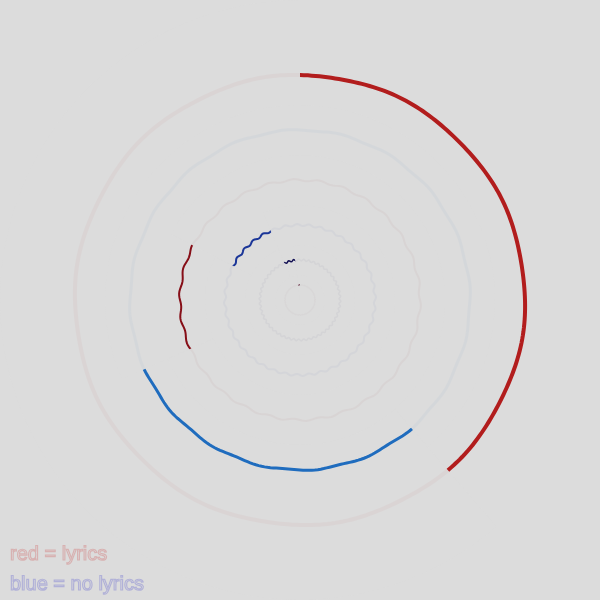
Frame 1 (no input)
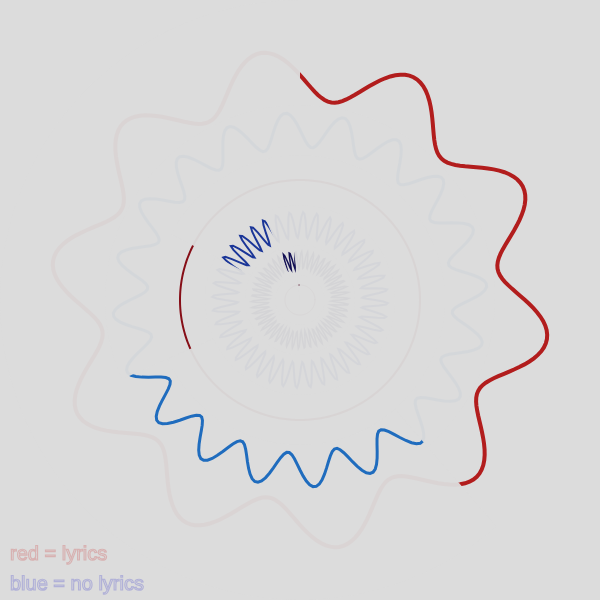
Frame 60 (no input)
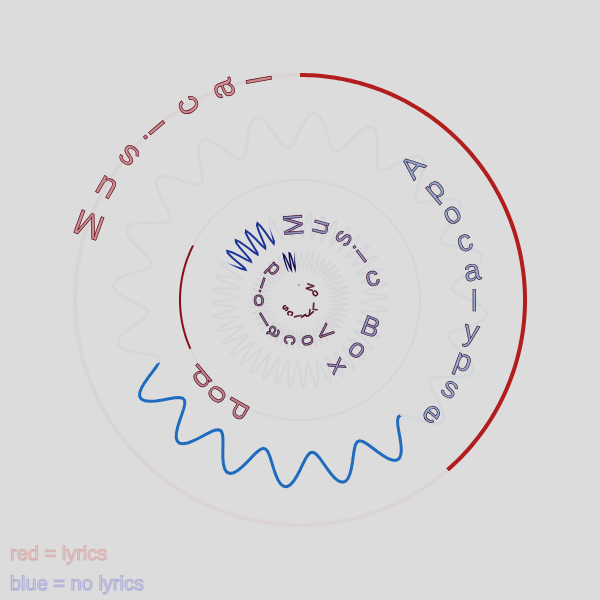
Frame 120 (the mouse pressed at the canvas centre since frame 60)

The p5.js sketch that drew these frames (run headless with seeded random() and noise() and a simulated clock; from frame 60 on, the mouse is pressed at the canvas centre):

// p5.js sketch
// ── sketch.js
const sentence1 = 'Musical';
const sentence2 = 'Apocalypse';
const sentence3 = 'Pop';
const sentence4 = 'Music Box';
const sentence5 = 'Vocaloid';
const sentence6 = 'No Lyrics';

let a = 1;

let w = 10;
let h = 10;

function setup() {
  createCanvas(600, 600);
  angleMode(DEGREES);
  
  textSize(10);

}

function draw() {
  background(220);
  noFill();
  stroke(0)
  strokeWeight(4);
  
  translate(width/2, height/2);
  
  beginShape()
  stroke(178, 29, 29);
  for(var i = 0; i < 360; i++) {
    var r6Min = map(sin(frameCount *1.5), -1, 1, 250, 200);
    var r6Max = map(sin(frameCount * 1.5), -1, 1, 200, 250);

    
    var r6 = map(sin(i * 10), -1, 1, r6Min, r6Max);
    
    var r = r6;
    var x = r * cos(i);
    var y = r * sin(i);
    vertex(x, y);
  }
  endShape(CLOSE)
  
  push();
  noStroke();
  fill(220, 245);
  arc(0, 0, width, height, 49, 270);
  pop();
  
  beginShape()
  stroke(31, 108, 190);
  strokeWeight(3);
  for(var i = 0; i < 360; i++) {
    var r5Min = map(sin(frameCount * 2), -1, 1, 150, 190);
    var r5Max = map(sin(frameCount * 2), -1, 1, 190, 150);
    
    var r5 = map(sin(i * 20), -1, 1, r5Min, r5Max);
    
    var r = r5;
    var x = r * cos(i);
    var y = r * sin(i);
    vertex(x, y);
  }
  endShape(CLOSE)
  
  push();
  noStroke();
  fill(220, 245);
  arc(0, 0, 390, 390, 156, 49);
  pop();
  
  beginShape()
  stroke(134, 14, 23);
  strokeWeight(2);
  for(var i = 0; i < 360; i++) {
    var r4Min = map(sin(frameCount * 3), -1, 1, 140, 100);
    var r4Max = map(sin(frameCount * 3), -1, 1, 100, 140);
    
    var r4 = map(sin(i * 30), -1, 1, r4Min, r4Max);
    
    var r = r4;
    var x = r * cos(i);
    var y = r * sin(i);
    vertex(x, y);
  }
  endShape(CLOSE)
  
  push();
  noStroke();
  fill(220, 245);
  arc(0, 0, 290, 290, 207, 156);
  pop();
  
  beginShape()
  stroke(27, 54, 152);
  for(var i = 0; i < 360; i++) {
    var r3Min = map(sin(frameCount * 4), -1, 1, 60, 90);
    var r3Max = map(sin(frameCount * 4), -1, 1, 90, 60);
    
    var r3 = map(sin(i * 40), -1, 1, r3Min, r3Max);
    
    var r = r3;
    var x = r * cos(i);
    var y = r * sin(i);
    vertex(x, y);
  }
  endShape(CLOSE)
  
  push();
  noStroke();
  fill(220, 245);
  arc(0, 0, 190, 190, 247, 207);
  pop();
  
  beginShape()
  stroke(18, 15, 83);
  strokeWeight(1.5);
  for(var i = 0; i < 360; i++) {
    var r2Min = map(sin(frameCount * 5), -1, 1, 50, 30);
    var r2Max = map(sin(frameCount * 5), -1, 1, 30, 50);
    
    var r2 = map(sin(i * 50), -1, 1, r2Min, r2Max);
    
    var r = r2;
    var x = r * cos(i);
    var y = r * sin(i);
    vertex(x, y);
  }
  endShape(CLOSE)
  
  push();
  noStroke();
  fill(220, 245);
  arc(0, 0, 110, 110, 263, 247);
  pop();
  
  beginShape()
  stroke(78, 8, 33);
  strokeWeight(0.7);
  for(var i = 0; i < 360; i++) {
    var r1Min = map(sin(frameCount * 6), -1, 1, 10, 20);
    var r1Max = map(sin(frameCount * 6), -1, 1, 20, 10);
    
    var r1 = map(sin(i * 60), -1, 1, r1Min, r1Max);
    
    var r = r1;
    var x = r * cos(i);
    var y = r * sin(i);
    vertex(x, y);
  }
  endShape(CLOSE)
  
  push();
  noStroke();
  fill(220, 245);
  arc(0, 0, 50, 50, 270, 263);
  pop();
  
  push();
  textSize(20);
  strokeWeight(1.2);
  stroke(200, 0, 0, 50);
  text('red = lyrics', -290, 260);
  stroke(0, 0, 200, 50);
  text('blue = no lyrics', -290, 290);
  pop();
  
  if (mouseIsPressed) {
    mouse();
  }

}

function mouse() {
  //----------------text-----------------------//
  //circle(0, 0, a * 30);
  
  let arclength = 0;
  
  for (let i = 0; i < sentence1.length; i++) {
    textSize(35);
    arclength += w / 2;

    let theta = arclength/a;

    push();
    translate(a * cos(theta), a * sin(theta));
    rotate(theta);
    fill(178, 29, 29, 100);
    textAlign(CENTER);

    rotate(195);
    text(sentence1.charAt(i), 225, h);
    pop();
    
    arclength += w / 2;
  }
  
  for (let i = 0; i < sentence2.length; i++) {
    textSize(30);
    arclength += w / 2;

    let theta = arclength/a;

    push();
    translate(a * cos(theta), a * sin(theta));
    rotate(theta);
    fill(31, 108, 190, 100);
    textAlign(CENTER);

    rotate(235);
    text(sentence2.charAt(i), 175, h);
    pop();
    
    arclength += w / 2;
  }
  
  for (let i = 0; i < sentence3.length; i++) {
    textSize(30);
    arclength += w / 2;

    let theta = arclength/a;

    push();
    translate(a * cos(theta), a * sin(theta));
    rotate(theta);
    fill(134, 14, 23, 100);
    textAlign(CENTER);

    rotate(305);
    text(sentence3.charAt(i), 125, h);
    pop();
    
    arclength += w / 2;
  }
  
  for (let i = 0; i < sentence4.length; i++) {
    textSize(27);
    arclength += w / 2;

    let theta = arclength/a;

    push();
    translate(a * cos(theta), a * sin(theta));
    rotate(theta);
    fill(27, 54, 152, 100);
    textAlign(CENTER);

    rotate(60);
    text(sentence4.charAt(i), 75, h);
    pop();
    
    arclength += w / 0.7;
  }
  
  for (let i = 0; i < sentence5.length; i++) {
    textSize(20);
    arclength += w / 2;

    let theta = arclength/a;

    push();
    translate(a * cos(theta), a * sin(theta));
    rotate(theta);
    fill(18, 15, 83, 100);
    textAlign(CENTER);

    rotate(30);
    text(sentence5.charAt(i), 40, h);
    pop();
    
    arclength += w / 0.5;
  }
  
  for (let i = 0; i < sentence6.length; i++) {
    textSize(10);
    arclength += w / 2;

    let theta = arclength/a;

    push();
    translate(a * cos(theta), a * sin(theta));
    rotate(theta);
    fill(78, 8, 33, 100);
    textAlign(CENTER);

    rotate(70);
    text(sentence6.charAt(i), 15, h);
    pop();
    
    arclength += w / 0.5;
  }
}
